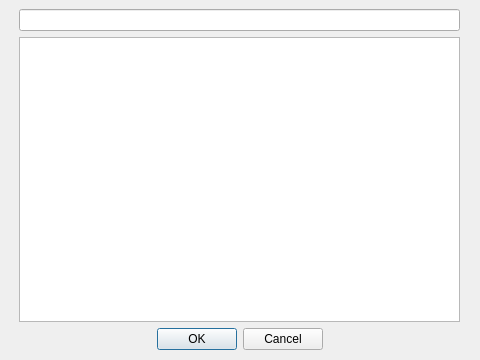
<?xml version="1.0" encoding="UTF-8"?>
<ui version="4.0">
 <class>FileBrowser</class>
 <widget class="QDialog" name="FileBrowser">
  <property name="geometry">
   <rect>
    <x>0</x>
    <y>0</y>
    <width>480</width>
    <height>360</height>
   </rect>
  </property>
  <property name="windowTitle">
   <string>File Browser</string>
  </property>
  <widget class="QWidget" name="verticalLayoutWidget">
   <property name="geometry">
    <rect>
     <x>19</x>
     <y>9</y>
     <width>441</width>
     <height>341</height>
    </rect>
   </property>
   <layout class="QVBoxLayout" name="verticalLayout">
    <item>
     <widget class="QLineEdit" name="pathLineEdit"/>
    </item>
    <item>
     <widget class="QListView" name="pathListView">
      <property name="editTriggers">
       <set>QAbstractItemView::NoEditTriggers</set>
      </property>
     </widget>
    </item>
    <item>
     <widget class="QDialogButtonBox" name="confirmButtonBox">
      <property name="orientation">
       <enum>Qt::Horizontal</enum>
      </property>
      <property name="standardButtons">
       <set>QDialogButtonBox::Cancel|QDialogButtonBox::Ok</set>
      </property>
      <property name="centerButtons">
       <bool>true</bool>
      </property>
     </widget>
    </item>
   </layout>
  </widget>
 </widget>
 <resources/>
 <connections>
  <connection>
   <sender>confirmButtonBox</sender>
   <signal>accepted()</signal>
   <receiver>FileBrowser</receiver>
   <slot>accept()</slot>
   <hints>
    <hint type="sourcelabel">
     <x>248</x>
     <y>254</y>
    </hint>
    <hint type="destinationlabel">
     <x>157</x>
     <y>274</y>
    </hint>
   </hints>
  </connection>
  <connection>
   <sender>confirmButtonBox</sender>
   <signal>rejected()</signal>
   <receiver>FileBrowser</receiver>
   <slot>reject()</slot>
   <hints>
    <hint type="sourcelabel">
     <x>316</x>
     <y>260</y>
    </hint>
    <hint type="destinationlabel">
     <x>286</x>
     <y>274</y>
    </hint>
   </hints>
  </connection>
 </connections>
</ui>
